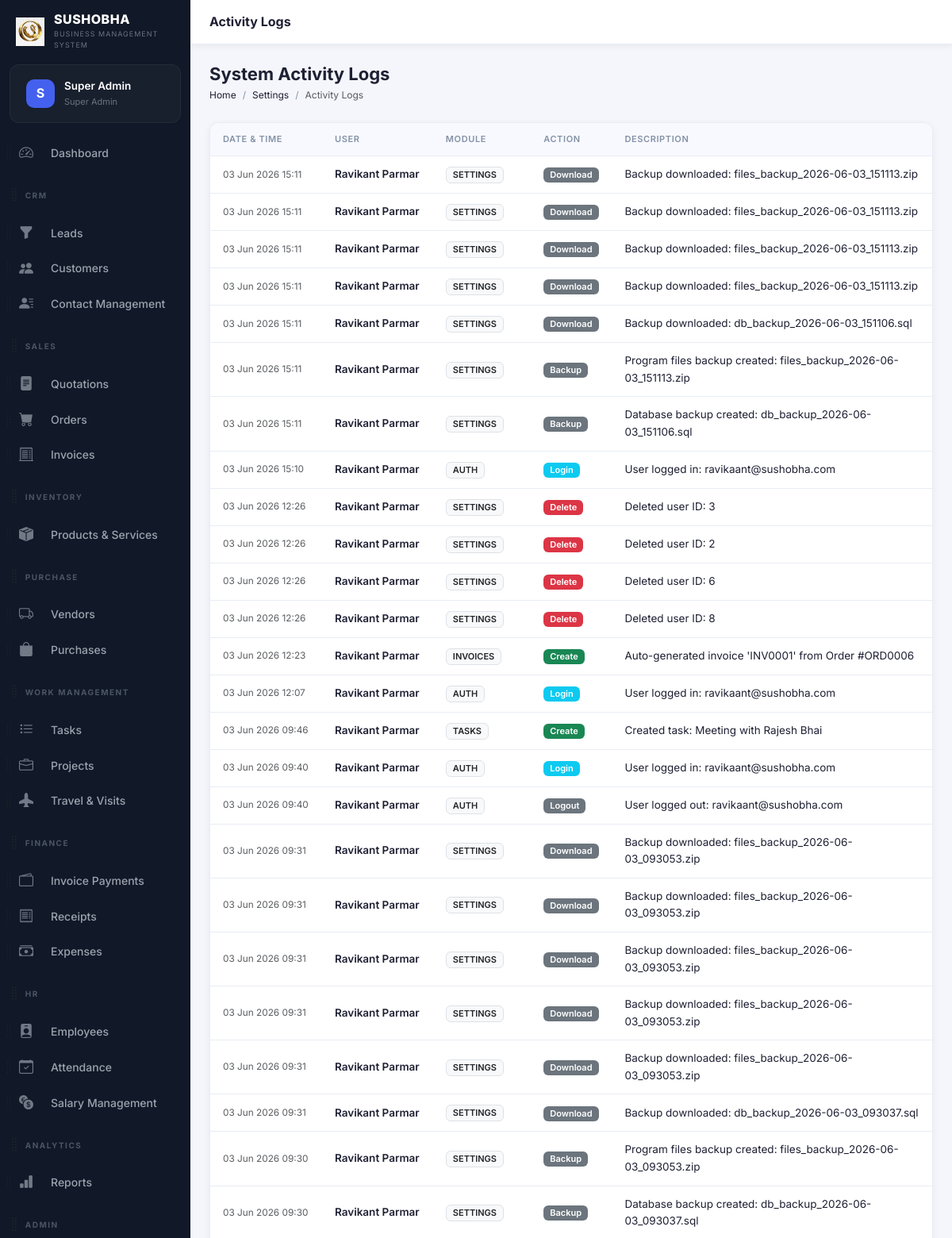
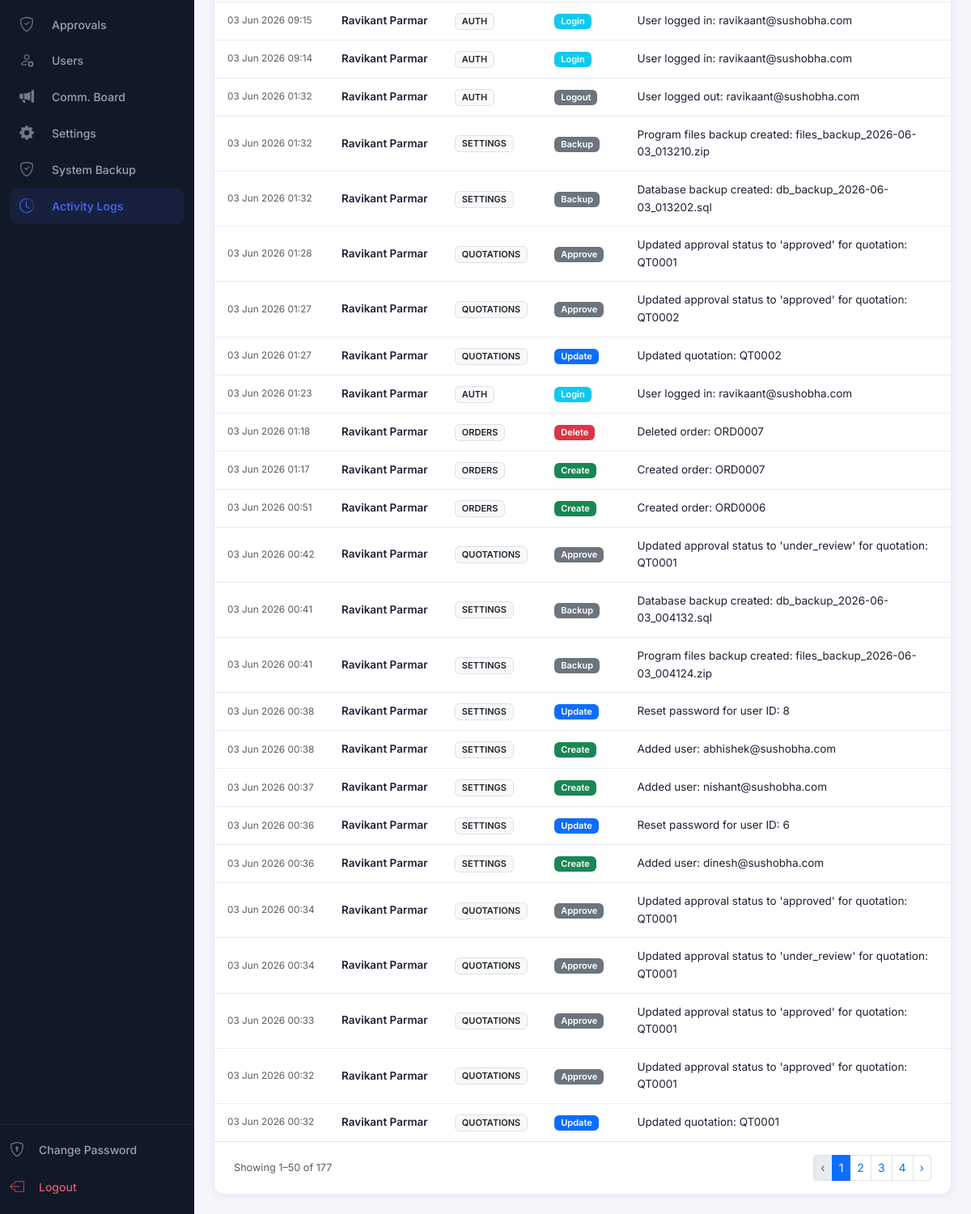
Before: /modules/settings/activity-logs.php (signed in) with the older database file (2 pictures, top to bottom).
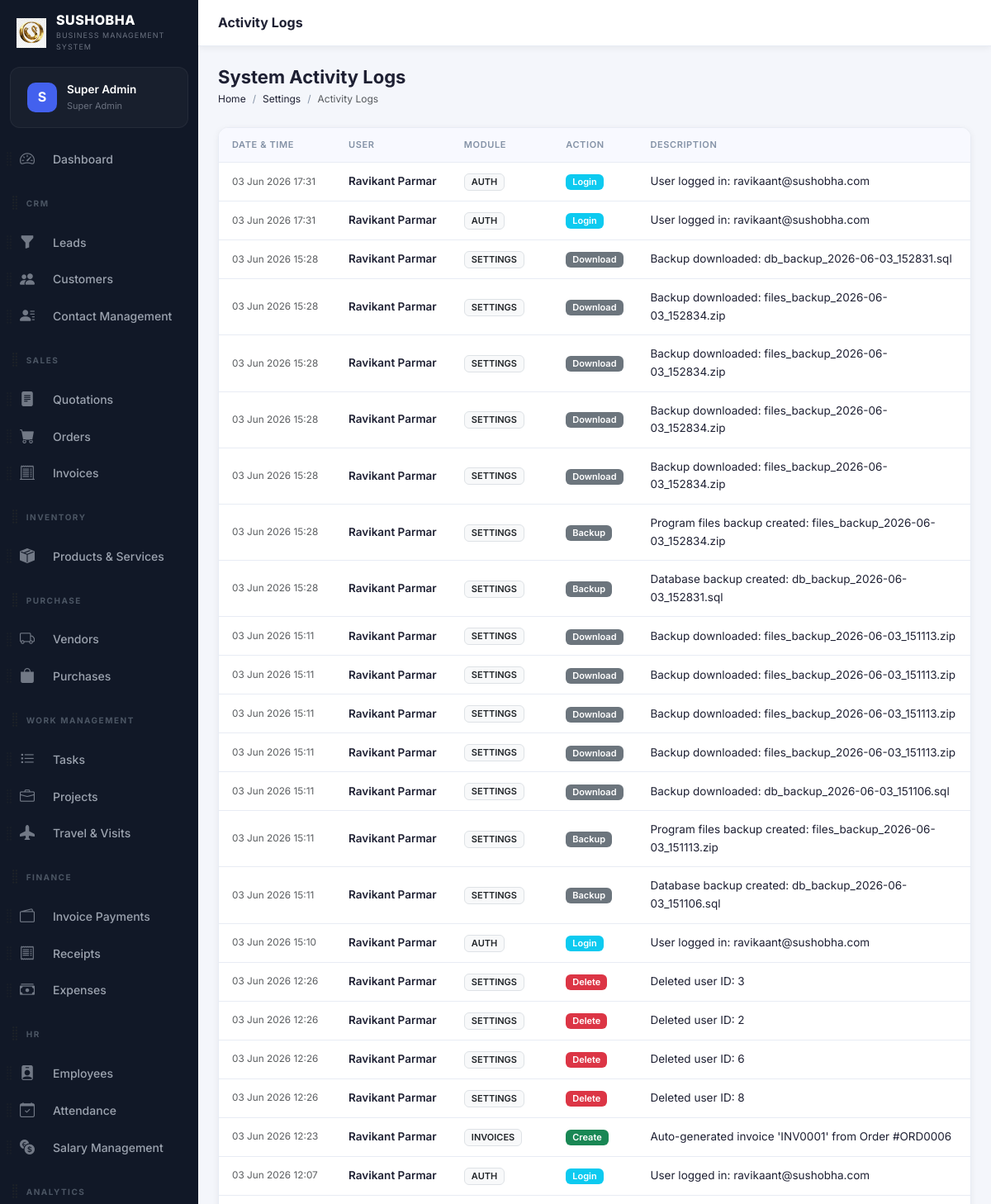
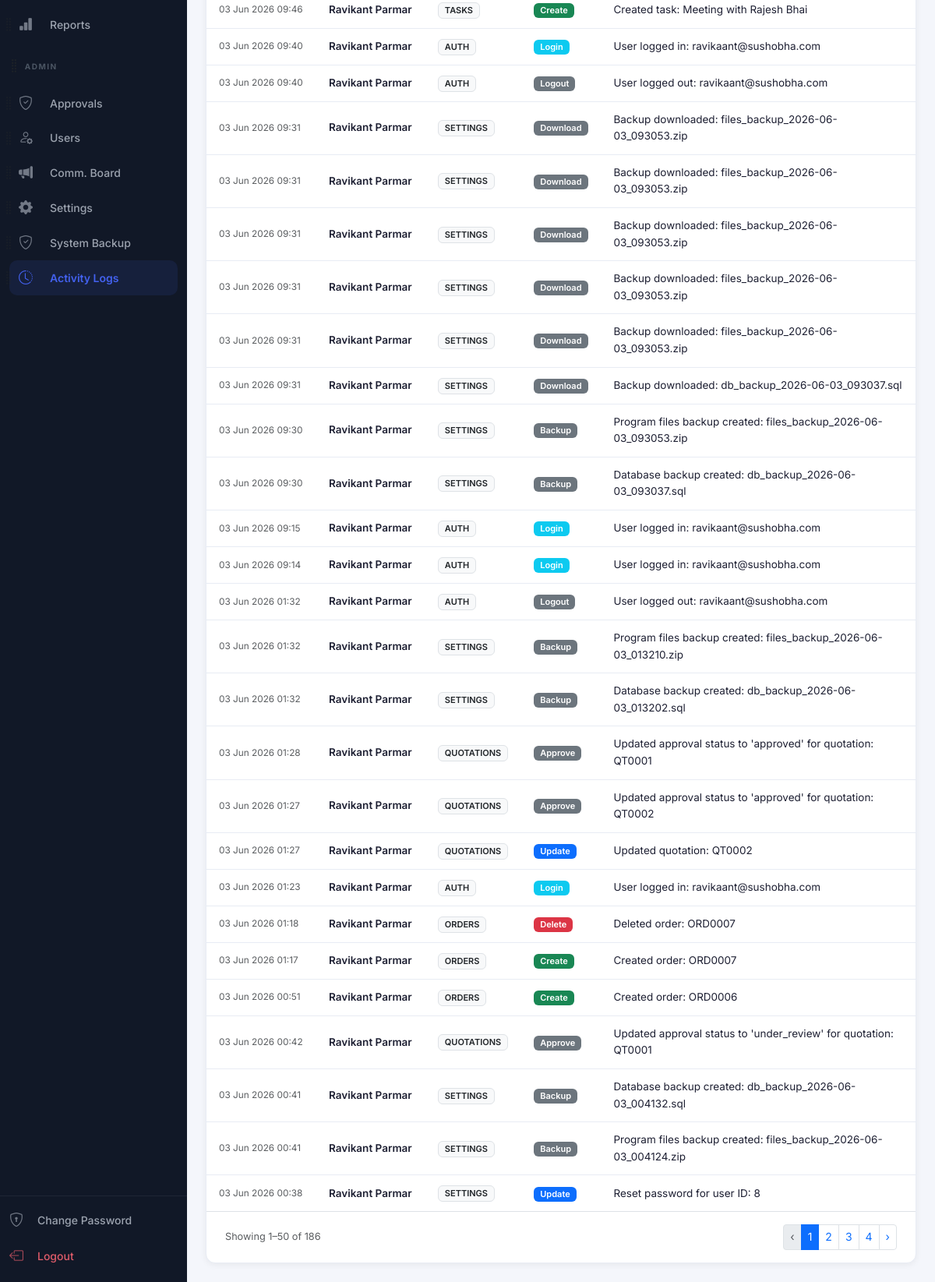
After: the same page with the newer database file (2 pictures, top to bottom).
### tables this page shows
CREATE TABLE `activity_logs` (
  `id` int(10) unsigned NOT NULL AUTO_INCREMENT,
  `user_id` int(10) unsigned DEFAULT NULL,
  `module` varchar(50) DEFAULT NULL,
  `action` varchar(50) DEFAULT NULL,
  `description` text DEFAULT NULL,
  `record_id` int(10) unsigned DEFAULT NULL,
  `ip_address` varchar(45) DEFAULT NULL,
  `user_agent` varchar(255) DEFAULT NULL,
  `created_at` timestamp NOT NULL DEFAULT current_timestamp(),
  PRIMARY KEY (`id`),
  KEY `user_id` (`user_id`),
  KEY `idx_log_module` (`module`),
  KEY `idx_log_created` (`created_at`),
  CONSTRAINT `activity_logs_ibfk_1` FOREIGN KEY (`user_id`) REFERENCES `users` (`id`) ON DELETE SET NULL
);

CREATE TABLE `users` (
  `id` int(10) unsigned NOT NULL AUTO_INCREMENT,
  `role_id` int(10) unsigned NOT NULL DEFAULT 5,
  `name` varchar(100) NOT NULL,
  `email` varchar(150) NOT NULL,
  `password` varchar(255) NOT NULL,
  `phone` varchar(20) DEFAULT NULL,
  `avatar` varchar(255) DEFAULT NULL,
  `is_active` tinyint(1) NOT NULL DEFAULT 1,
  `remember_token` varchar(100) DEFAULT NULL,
  `reset_token` varchar(100) DEFAULT NULL,
  `reset_token_expires` datetime DEFAULT NULL,
  `last_login` datetime DEFAULT NULL,
  `login_attempts` int(11) DEFAULT 0,
  `locked_until` datetime DEFAULT NULL,
  `created_at` timestamp NOT NULL DEFAULT current_timestamp(),
  `updated_at` timestamp NOT NULL DEFAULT current_timestamp() ON UPDATE current_timestamp(),
  `access_rights` text DEFAULT NULL,
  PRIMARY KEY (`id`),
  UNIQUE KEY `email` (`email`),
  KEY `role_id` (`role_id`),
  CONSTRAINT `users_ibfk_1` FOREIGN KEY (`role_id`) REFERENCES `roles` (`id`)
);

### config/db.php (called while the page is built, shortened)
<?php
class Database {
    private static ?PDO $instance = null;
    public static function getInstance(): PDO {
        if (self::$instance === null) {
            $host   = 'localhost';
            $dbname = 'sushobha_crm';
            $user   = 'root';
            $pass   = '';
            $charset = 'utf8mb4';
            $dsn = "mysql:host={$host};dbname={$dbname};charset={$charset}";
            $options = [
                PDO::ATTR_ERRMODE            => PDO::ERRMODE_EXCEPTION,
                PDO::ATTR_DEFAULT_FETCH_MODE => PDO::FETCH_ASSOC,
                PDO::ATTR_EMULATE_PREPARES   => false,
            ];
            try {
                self::$instance = new PDO($dsn, $user, $pass, $options);
            } catch (PDOException $e) {
                die(json_encode(['error' => 'Database connection failed: ' . $e->getMessage()]));
            }
        }
        return self::$instance;
    }
}
function db(): PDO {
    return Database::getInstance();
}

### modules/settings/activity-logs.php (the view, shortened to what the changed rows need)
<?php
require_once __DIR__ . '/../../config/db.php';
require_once __DIR__ . '/../../includes/functions.php';
$page   = max(1,(int)($_GET['page'] ?? 1));
$per    = 50;
$total = db()->query("SELECT COUNT(*) FROM activity_logs")->fetchColumn();
$pag = paginate($total, $per, $page, BASE_URL.'/modules/settings/activity-logs.php?');
$stmt = db()->prepare("SELECT a.*, u.name AS user_name FROM activity_logs a LEFT JOIN users u ON a.user_id = u.id ORDER BY a.created_at DESC LIMIT $per OFFSET {$pag['offset']}");
$stmt->execute();
$logs = $stmt->fetchAll();
include __DIR__ . '/../../includes/header.php';
?>
<?php include __DIR__ . '/../../includes/sidebar.php'; ?>
<div class="main-content">
<div class="page-content">
<div class="page-header">
  <div class="page-header-left"><h1>System Activity Logs</h1>
  </div>
</div>
<div class="table-wrapper">
  <div class="table-responsive">
    <table class="table crm-table align-middle mb-0">
      <thead><tr><th>Date & Time</th><th>User</th><th>Module</th><th>Action</th><th>Description</th></tr></thead>
      <tbody>
        <?php if(empty($logs)): ?>
          <tr><td colspan="5"><div class="empty-state"><p>No logs found</p></div></td></tr>
        <?php else: foreach($logs as $log): ?>
        <tr>
          <td class="text-nowrap text-muted small"><?= date('d M Y H:i', strtotime($log['created_at'])) ?></td>
          <td class="fw-semibold"><?= e($log['user_name'] ?: 'System') ?></td>
          <td><span class="badge bg-light text-dark border text-uppercase"><?= e($log['module']) ?></span></td>
          <td>
            <?php
            $actionClass = 'bg-secondary';
            if ($log['action'] === 'create') $actionClass = 'bg-success';
            if ($log['action'] === 'update') $actionClass = 'bg-primary';
            if ($log['action'] === 'delete') $actionClass = 'bg-danger';
            if ($log['action'] === 'login') $actionClass = 'bg-info';
            ?>
            <span class="badge <?= $actionClass ?>"><?= ucfirst($log['action']) ?></span>
          </td>
          <td class="text-wrap" style="max-width: 400px;"><?= e($log['description']) ?></td>
        </tr>
        <?php endforeach; endif; ?>
      </tbody>
    </table>
  </div>
  <?php if($pag['total_pages']>1): ?>
  <div class="d-flex justify-content-between align-items-center px-4 py-3 border-top">
    <small class="text-muted">Showing <?= $pag['offset']+1 ?>–<?= min($pag['offset']+$per,$total) ?> of <?= $total ?></small>
    <?= paginationHtml($pag) ?>
  </div>
  <?php endif; ?>
</div>
</div></div>
<?php include __DIR__ . '/../../includes/footer.php'; ?>

### includes/sidebar.php (shortened to what the changed rows need)
<?php
function isActive(string $path): string {
    return strpos($_SERVER['PHP_SELF'], $path) !== false ? 'active' : '';
}
?>
<nav class="sidebar" id="sidebar">
  <div class="sidebar-menu" id="sortableSidebar">
    <?php
    if (isAdmin()) {
        $defaultMenu[] = ['type' => 'header', 'id' => 'h_admin', 'label' => 'Admin'];
        $defaultMenu[] = ['type' => 'link', 'id' => 'approvals', 'url' => '/modules/approvals/index.php', 'icon' => 'bi-shield-check', 'label' => 'Approvals', 'match' => '/approvals/'];
        $defaultMenu[] = ['type' => 'link', 'id' => 'users', 'url' => '/modules/settings/users.php', 'icon' => 'bi-person-gear', 'label' => 'Users', 'match' => '/settings/users'];
        $defaultMenu[] = ['type' => 'link', 'id' => 'announcements', 'url' => '/modules/settings/announcements.php', 'icon' => 'bi-megaphone-fill', 'label' => 'Comm. Board', 'match' => '/settings/announcements'];
        $defaultMenu[] = ['type' => 'link', 'id' => 'settings', 'url' => '/modules/settings/index.php', 'icon' => 'bi-gear-fill', 'label' => 'Settings', 'match' => '/settings/index'];
        $defaultMenu[] = ['type' => 'link', 'id' => 'backup', 'url' => '/modules/settings/backup.php', 'icon' => 'bi-shield-check', 'label' => 'System Backup', 'match' => '/settings/backup'];
        $defaultMenu[] = ['type' => 'link', 'id' => 'activity_logs', 'url' => '/modules/settings/activity-logs.php', 'icon' => 'bi-clock-history', 'label' => 'Activity Logs', 'match' => '/activity-logs'];
    }
    $menuDict = [];
    foreach ($defaultMenu as $item) {
        $menuDict[$item['id']] = $item;
    }
    $userId = $_SESSION['user_id'] ?? 0;
    $stmt = db()->prepare("SELECT preference_value FROM user_preferences WHERE user_id = ? AND preference_key = 'sidebar_order'");
    $stmt->execute([$userId]);
    $savedOrderJson = $stmt->fetchColumn();
    $savedOrder = $savedOrderJson ? json_decode($savedOrderJson, true) : null;
    $menu = [];
    if ($savedOrder && is_array($savedOrder)) {
        foreach ($savedOrder as $id) {
            if (isset($menuDict[$id])) {
                $menu[] = $menuDict[$id];
                unset($menuDict[$id]);
            }
        }
        foreach ($menuDict as $item) {
            $menu[] = $item;
        }
    } else {
        $menu = $defaultMenu;
    }
    foreach ($menu as $item):
    ?>
      <div class="sidebar-sortable-item" data-id="<?= e($item['id']) ?>">
        <?php if ($item['type'] === 'header'): ?>
          <div class="menu-section-title d-flex align-items-center" style="margin-top: 15px;">
            <i class="bi bi-grip-vertical text-muted drag-handle" style="font-size: 1.2rem; cursor: grab; margin-left: -15px; margin-right: 2px;" title="Drag to reorder"></i>
            <span><?= e($item['label']) ?></span>
          </div>
        <?php else: ?>
          <div class="d-flex align-items-center position-relative">
            <i class="bi bi-grip-vertical text-muted drag-handle" style="font-size: 1.2rem; cursor: grab; opacity: 0.6; position: absolute; left: -15px; z-index: 10; padding: 10px 5px;" title="Drag to reorder"></i>
            <a href="<?= BASE_URL . $item['url'] ?>" class="menu-item flex-grow-1 mb-0 <?= isActive($item['match']) ?>">
              <i class="bi <?= $item['icon'] ?>"></i><span class="ms-1"><?= e($item['label']) ?></span>
            </a>
          </div>
        <?php endif; ?>
      </div>
    <?php endforeach; ?>
  </div>
</nav>

### includes/functions.php (shortened to what the changed rows need)
<?php
require_once __DIR__ . '/../config/db.php';
function e(?string $str): string {
    return htmlspecialchars($str ?? '', ENT_QUOTES | ENT_HTML5, 'UTF-8');
}
function paginate(int $total, int $perPage, int $currentPage, string $url): array {
    $totalPages = max(1, (int)ceil($total / $perPage));
    $currentPage = max(1, min($currentPage, $totalPages));
    $offset = ($currentPage - 1) * $perPage;
    return ['total'=>$total,'per_page'=>$perPage,'current'=>$currentPage,'total_pages'=>$totalPages,'offset'=>$offset,'url'=>$url];
}
function paginationHtml(array $p): string {
    $html = '<nav><ul class="pagination pagination-sm mb-0">';
    $html .= '<li class="page-item' . ($p['current']<=1?' disabled':'') . '"><a class="page-link" href="' . $p['url'] . '&page=' . ($p['current']-1) . '">‹</a></li>';
    $start = max(1, $p['current']-2);
    $end   = min($p['total_pages'], $p['current']+2);
    for ($i=$start; $i<=$end; $i++) {
        $html .= '<li class="page-item' . ($i==$p['current']?' active':'') . '"><a class="page-link" href="' . $p['url'] . '&page=' . $i . '">' . $i . '</a></li>';
    }
    if ($end < $p['total_pages']) $html .= ($end<$p['total_pages']-1?'<li class="page-item disabled"><span class="page-link">…</span></li>':'') . '<li class="page-item"><a class="page-link" href="' . $p['url'] . '&page=' . $p['total_pages'] . '">' . $p['total_pages'] . '</a></li>';
    $html .= '<li class="page-item' . ($p['current']>=$p['total_pages']?' disabled':'') . '"><a class="page-link" href="' . $p['url'] . '&page=' . ($p['current']+1) . '">›</a></li>';
    $html .= '</ul></nav>';
    return $html;
}

Changed rows visible on the page:
no longer on this page (row unchanged): activity_logs: created_at "03 Jun 2026 00:38", user.name "Ravikant Parmar", module "SETTINGS", action "Create", description "Added user: abhishek@sushobha.com"
no longer on this page (row unchanged): activity_logs: created_at "03 Jun 2026 00:37", user.name "Ravikant Parmar", module "SETTINGS", action "Create", description "Added user: nishant@sushobha.com"
no longer on this page (row unchanged): activity_logs: created_at "03 Jun 2026 00:36", user.name "Ravikant Parmar", module "SETTINGS", action "Update", description "Reset password for user ID: 6"
no longer on this page (row unchanged): activity_logs: created_at "03 Jun 2026 00:36", user.name "Ravikant Parmar", module "SETTINGS", action "Create", description "Added user: dinesh@sushobha.com"
no longer on this page (row unchanged): activity_logs: created_at "03 Jun 2026 00:34", user.name "Ravikant Parmar", module "QUOTATIONS", action "Approve", description "Updated approval status to 'approved' for quotation: QT0001"
no longer on this page (row unchanged): activity_logs: created_at "03 Jun 2026 00:34", user.name "Ravikant Parmar", module "QUOTATIONS", action "Approve", description "Updated approval status to 'under_review' for quotation: QT0001"
no longer on this page (row unchanged): activity_logs: created_at "03 Jun 2026 00:33", user.name "Ravikant Parmar", module "QUOTATIONS", action "Approve", description "Updated approval status to 'approved' for quotation: QT0001"
no longer on this page (row unchanged): activity_logs: created_at "03 Jun 2026 00:32", user.name "Ravikant Parmar", module "QUOTATIONS", action "Approve", description "Updated approval status to 'approved' for quotation: QT0001"
no longer on this page (row unchanged): activity_logs: created_at "03 Jun 2026 00:32", user.name "Ravikant Parmar", module "QUOTATIONS", action "Update", description "Updated quotation: QT0001"
added activity_logs: created_at "03 Jun 2026 17:31", user.name "Ravikant Parmar", module "AUTH", action "Login", description "User logged in: ravikaant@sushobha.com"
added activity_logs: created_at "03 Jun 2026 17:31", user.name "Ravikant Parmar", module "AUTH", action "Login", description "User logged in: ravikaant@sushobha.com"
added activity_logs: created_at "03 Jun 2026 15:28", user.name "Ravikant Parmar", module "SETTINGS", action "Download", description "Backup downloaded: db_backup_2026-06-03_152831.sql"
added activity_logs: created_at "03 Jun 2026 15:28", user.name "Ravikant Parmar", module "SETTINGS", action "Download", description "Backup downloaded: files_backup_2026-06-03_152834.zip"
added activity_logs: created_at "03 Jun 2026 15:28", user.name "Ravikant Parmar", module "SETTINGS", action "Download", description "Backup downloaded: files_backup_2026-06-03_152834.zip"
added activity_logs: created_at "03 Jun 2026 15:28", user.name "Ravikant Parmar", module "SETTINGS", action "Download", description "Backup downloaded: files_backup_2026-06-03_152834.zip"
added activity_logs: created_at "03 Jun 2026 15:28", user.name "Ravikant Parmar", module "SETTINGS", action "Download", description "Backup downloaded: files_backup_2026-06-03_152834.zip"
added activity_logs: created_at "03 Jun 2026 15:28", user.name "Ravikant Parmar", module "SETTINGS", action "Backup", description "Program files backup created: files_backup_2026-06-03_152834.zip"
added activity_logs: created_at "03 Jun 2026 15:28", user.name "Ravikant Parmar", module "SETTINGS", action "Backup", description "Database backup created: db_backup_2026-06-03_152831.sql"
Other visible differences:
$total: "177" → "186"
